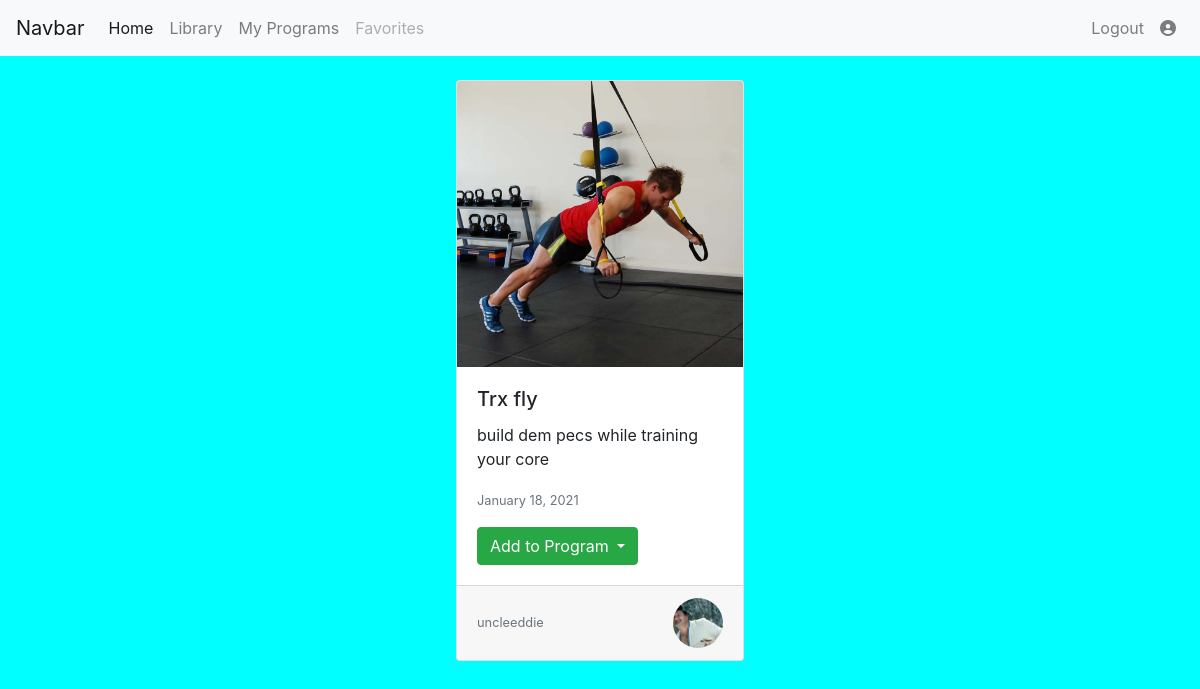
/exercise/16/ (signed in), run on the app's committed database.
### exercises/models.py (models this page shows, shortened)
class Exercise(models.Model):
    title = models.CharField(max_length=80)
    description= models.TextField()
    date_posted = models.DateTimeField(default=timezone.now)
    last_modified = models.DateTimeField(auto_now=True)
    author = models.ForeignKey(User, on_delete=models.CASCADE)
    image= models.ImageField(default='default_exercise.png', upload_to='exercise_pics')

class Profile(models.Model):
    user= models.OneToOneField(User, on_delete=models.CASCADE)
    pic= models.ImageField(default='default.jpg', upload_to='profile_pics')

### exercises/views.py (the view)
# urls.py: path('exercise/<int:pk>/', ExerciseDetailView.as_view(), name="exercise_detail"),
class ExerciseDetailView(LoginRequiredMixin, DetailView):
    model = Exercise

### exercises/templates/exercises/exercise_detail.html (shortened to what this page needs)
{% extends "exercises/layout.html" %}
{% load static %}
{% block content %}
    <div class="card ml-auto mr-auto mt-4" style="max-width: 18rem;">
        <img class="card-img-top" src="{{object.image.url}}" alt="Card image cap">
        <div class="card-body">
          <h5 class="card-title">{{object.title}}</h5>
          <p class="card-text">{{object.description}}</p>
          <p class="card-text"><small class="text-muted">{{object.date_posted|date:" F d, Y"}}</small></p>
          <div class="dropdown">
            <button class="add btn btn-success dropdown-toggle" type="button" id="dropdownMenuButton" data-toggle="dropdown" aria-haspopup="true" aria-expanded="false">
              Add to Program
            </button>
          </div>
        </div>
        <div class="card-footer d-flex justify-content-between">
            <small class="text-muted align-self-center">{{object.author}}</small>
            <img style="max-height: 50px; max-width: 50px;"class="profile-img rounded-circle img-fluid" src="{{object.author.profile.pic.url}}">
        </div>
      </div>
{% endblock content %}

### exercises/static/exercises/style.css (style rules this page uses)
body { background-color: aqua; }
.profile-img { height: 150px; width: 150px; object-fit: cover; }

### data on the page
Exercise: image (picture), title "Trx fly", description "build dem pecs while training your core", date_posted "January 18, 2021", author "uncleeddie", author.profile.pic (picture)
